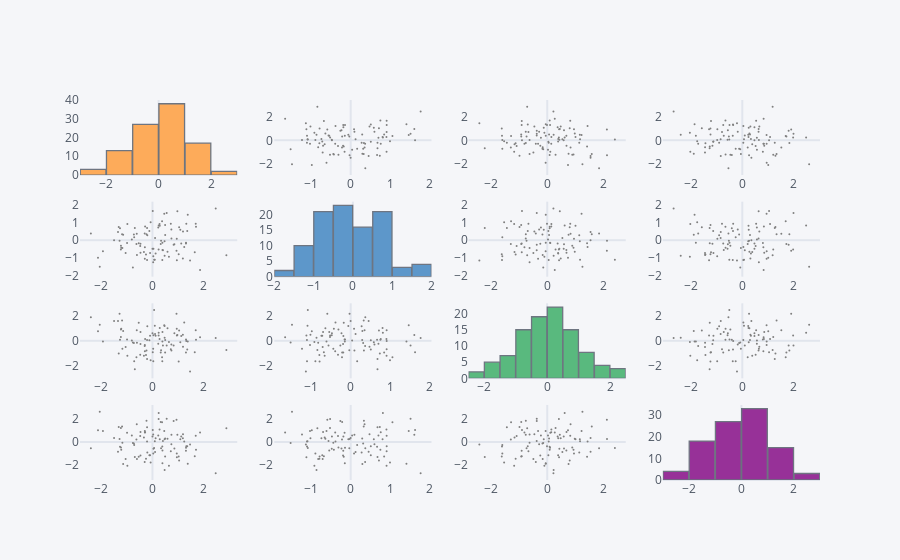

Write notebook code for a chart like this one.
### Markdown cell above
## scatter_matrix()

Similar to sns.pairplot()

### Code cell
df.scatter_matrix()
